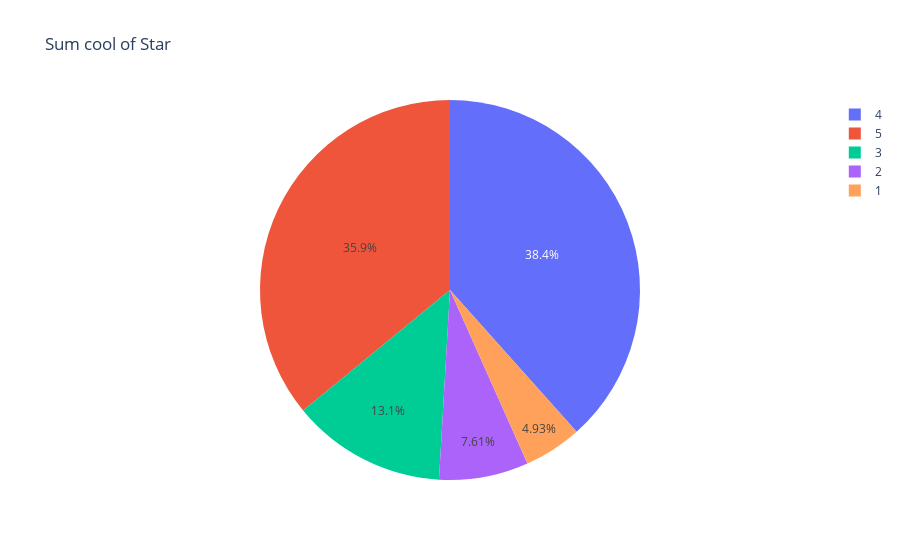

Notebook source saved alongside this figure:
### Code cell
px.pie(stars_sum_cool, 
       values=stars_sum_cool.values, 
       names=['1','2','3','4','5'],
       title='Sum cool of Star'
      )

### Figure 1 — Plotly figure (JSON) as saved in the notebook; plotly's stock layout.template omitted (floating-point values rounded to 4 significant figures)
{"data": [{"domain": {"x": [0, 1], "y": [0, 1]}, "hovertemplate": "label=%{label}<br>value=%{value}<extra></extra>", "labels": ["1", "2", "3", "4", "5"], "legendgroup": "", "name": "", "showlegend": true, "type": "pie", "values": [432, 667, 1152, 3366, 3151]}], "layout": {"legend": {"tracegroupgap": 0}, "title": {"text": "Sum cool of Star"}}}
